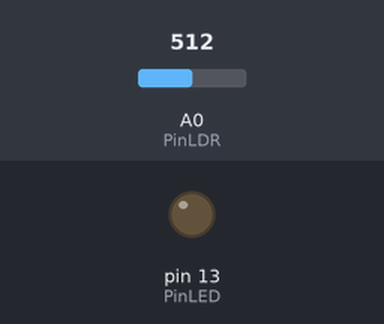
The sketch below on a simulated Arduino Uno, built with avr-gcc and run on an emulated ATmega328P. Parts: output pins drawn as LEDs (lit = HIGH). Inputs (shaded band) come from the test bench; at power-on: A0 (PinLDR) = 512. Sleep ends after the set time or at an interrupt.

Above: at 1.2 s.
1.3 s: A0 (PinLDR) set to 496
4.3 s: A0 (PinLDR) set to 471
7.3 s: A0 (PinLDR) set to 454
10.3 s: A0 (PinLDR) set to 427
13.3 s: A0 (PinLDR) set to 384
At 16.0 s:
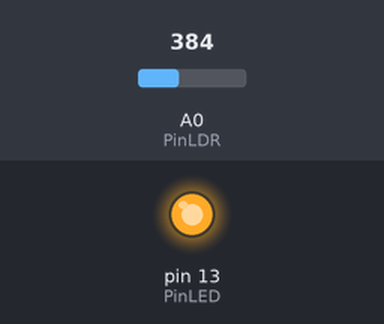
Timing chart, 0 to 17.3 s (numbered marks = the images above; inputs shaded):
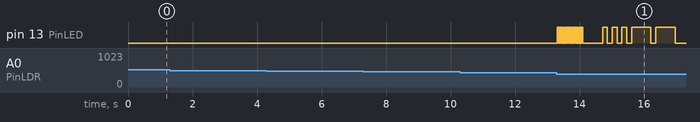

Measured:
- the behaviour switches between 397 and 396 on A0 (PinLDR) (found by bisection; images 0 and 1)

The sketch:

OpenNightCache.pde
```cpp
//****************************************************************
/*
 * NightCacheBlinker_0_6 (rhh - 30aug10)
 * Waits in Powerdown-mode for the Watchdog to expire;
 * then checks for light deviation and in case its above
 * the pos. theshhold (lamp inlluminates the photocell
 * at night) blinks the LED as an answer...
 *
 * Prototype: Arduino Pro 328 / 8MHz
 *
 * Changelog:
 * 0.2 from elmentary blinking to aimed funcionallity
 *     (photocell with 100k fixed pullup)
 * 0.3 changed fixed external pullup
 *     against switchable internal pullup of A0 (i.e. pin14)
 * 0.4 added "night-detection" to prevent circuit to be triggered
 *     by moving leaves of a tree in front of the sun (or the like...)
 *     (yes A0 really goes up above 1000
 * 0.5 changed watchdog initialisation to an understood register access
 *     sequence and added BrownOutDetection-disable while asleep
 * 0.6 Morse coded blinking added
 *
 * current consumption:
 * a) active mode:     Ea = 10mA x 500uS = 5uAS
 * b) heating up osc.: Eosc = 3.3mA x 1.11mS = 3.66uAS
 * c) powerdown time:  Epd = 27,4uA x 120ms = 3.29uAS
 * => Iav(erage) = Eges/Tperiode = (5+3.66+3.29)/0.120 = 99,6uA
 * => Tbat = Ebat/Iav = 300mAh/0.0996ma = 3010h = 126d = 4month
 */
//****************************************************************

#include <avr/sleep.h>
#include <avr/wdt.h>
// ------------------------ unfortunately missing in this version of <sleep.h>
#define sleep_bod_disable() \
do {   \
  uint8_t tempreg; \
  __asm__ __volatile__("in %[tempreg], %[mcucr]" "\n\t" \
                       "ori %[tempreg], %[bods_bodse]" "\n\t" \
                       "out %[mcucr], %[tempreg]" "\n\t" \
                       "andi %[tempreg], %[not_bodse]" "\n\t" \
                       "out %[mcucr], %[tempreg]" \
                       : [tempreg] "=&d" (tempreg) \
                       : [mcucr] "I" _SFR_IO_ADDR(MCUCR), \
                         [bods_bodse] "i" (_BV(BODS) | _BV(BODSE)), \
                         [not_bodse] "i" (~_BV(BODSE)));  \
} while (0)

// -------------- global variables
// volatile boolean wdt_expired = 1;
int PinLED=13;      // as usual...
int PinLDR=14;      // equals to A(0)
int LastLight = 0;  // MinValue...

// -------------- compilation config
#define DEBUG false
#define NIGHT_ONLY false

char GeoCode[] = "308";
char GeoCodePattern[100];

// -------------------------------- Setup Method ----------------------------
void setup(){

#if DEBUG
  Serial.begin(38400);
  Serial.println("NightCacheBlinker  0.6 (rhh, 25aug10)");
#endif

  pinMode(PinLED,OUTPUT);
  pinMode(PinLDR, INPUT);              // ... just to be shure ...
  digitalWrite(PinLDR, HIGH);          // switch on internal pullup

  wdt_mysetup(WDTO_120MS);  // [WDTO_15MS..WDTO_8S] - (15, 30, 60, 120, 250, 500, 1S, 2S, 4s, 8s)

  Text2Morse(GeoCode, GeoCodePattern);  // translate it once into morse code
}

//--------------------------------- Main-Loop -------------------------------
void loop()
{
  int Light, LightDeviation;
  bool AbruptIncrease, ReallyDark;

  Light = analogRead(0);  // reading photoresistor
  LightDeviation = LastLight - Light;

#if DEBUG
  Serial.print("L: " );
  Serial.print(Light);
  Serial.print(" - dL: " );
  Serial.println(LightDeviation);
#endif

  AbruptIncrease = LightDeviation > 30;
#if NIGHT_ONLY
  ReallyDark = LastLight > 990;
#else
  ReallyDark = true;
#endif

  if(AbruptIncrease && ReallyDark)
  {
    BlinkLed(20, 20, 20);      // ...(OnTime, OffTime, Cycles)
    Morse2Led(GeoCodePattern);
  }

#if DEBUG
  Serial.println("Sleep " );
  delay(2);               // wait until the last serial character is send
#endif

  // -------------------------- go to sleep...
  LastLight = Light;
  pinMode(PinLED,INPUT);              // set all used port to intput to save power
  pinMode(PinLDR, INPUT);             // ... just to be shure ...
  digitalWrite(PinLDR, LOW);          // switch off internal pullup
  ADCSRA &= ~(1<<ADEN);                // switch Analog to Digitalconverter OFF

  set_sleep_mode(SLEEP_MODE_PWR_DOWN);
  sleep_enable();
#if defined (__AVR_ATmega328P__)
  sleep_bod_disable();                 // disable BrownOutDetection during sleep...
#endif
  sei();

  sleep_cpu();                         // System sleeps here

  // -------------------------- wake up again...
  //cli();          // ???
  sleep_disable();                     // System continues execution here when watchdog timed out

  pinMode(PinLED,OUTPUT);             // restore all pins state
  pinMode(PinLDR, INPUT);             // ... just to be shure ...
  digitalWrite(PinLDR, HIGH);         // switch on internal pullup
  ADCSRA |= (1<<ADEN);                 // switch Analog to Digitalconverter ON
}


void wdt_mysetup(byte wdt_time) {
  byte prescaler;

  // ------------ fiddle up prescaler bits
  wdt_time %= 10;                     // [0..9] allowed
  prescaler = wdt_time & 7;           // take lower 3 bits from argument
  if (wdt_time > 7) prescaler|= (1<<WDP3);  // if wdt_time = 8 or 9: set WDP3-Bit


  // ------------ setup watchdog registers
  cli();
  wdt_reset();                // no interruption please!!!

  MCUSR &= ~(1<<WDRF);               // reset "Watchdog System Reset Flag" (no override from there...)
  WDTCSR |= (1<<WDCE) | (1<<WDE);    // ---------- start of timed sequence (doc8271_ATmega168_328_Manual.pdf|p.52)
  WDTCSR = prescaler | (1<<WDIE);    // set prescaler & "WatchDog Interrupt Mode" (NO "Reset Mode"!)
  // ---------- end of the timed sequence
  sei();

#if DEBUG
  Serial.print("wdt_mysetup: ");
  Serial.println(prescaler, BIN);
#endif
}

// Watchdog Interrupt Service / is executed when  watchdog timed out
ISR(WDT_vect) {
  //wdt_expired=1;  // meeningless, just to do something...
}

// Utility methods
void BlinkLed(int OnTime, int OffTime, int Cycles) {

  for(int i=0; i<Cycles; i++)
  {
    digitalWrite(PinLED,1);
    delay(OnTime);          // just long enough to make it visible
    digitalWrite(PinLED,0);
    delay(OffTime);
  }
}

void Morse2Led(char *pattern)
{
  // -------------- Morse timing
  int di = 150;    // short
  int da = 4*di;   // org: 3*di // long
  int Pause = di;
  int CharPause = da;
  int WordPause = 7*di;

  int i;

  delay(CharPause);

  for(i=0; i<strlen(pattern); i++)
  {
    if(pattern[i] == '-')
    {
      digitalWrite(PinLED,1);
      delay(da);
      digitalWrite(PinLED,0);
      delay(Pause);
    }
    else if(pattern[i] == '.')
    {
      digitalWrite(PinLED,1);
      delay(di);
      digitalWrite(PinLED,0);
      delay(Pause);
    }
    else
    {
      delay(CharPause);
    }
  }
}

void Text2Morse(char *text, char *pattern)
{
  pattern[0] = '\0';

  // '.' -> short, '-' -> long, ' ' -> char-pause
  char* MorseCode[] = {
    ".- ", "-... ", "-.-. ", "-.. ", ". ", "..-. ", "--. ", ".... ", ".. ", ". --- ",        // "ABCDEFGHIJ"
    "-.- ", ".-.. ", "-- ", "-. ", "--- ", ".--. ", "--.- ", ".-. ", "... ", "- ",           // "KLMNOPQRST"
    "..- ", "...- ", ".-- ", "-..- ", "-.-- ", "--.. ", "----- ", ".−−−− ","..−−− ",      // "UVWXYZ012"
    "...-- ","....- ","..... ","-.... ","--... ","---.. ","----. ", ".-.-.- ", "--..-- ",    // "3456789.,"
    "---... ", "-.-.-. ", "..--.. ", "-....- ", "-.--. ", "-.--.- ", "-...- ", ".-.-. ",     // ":;?-()=+"
    "-..-. ", ".--.-. ", "..--.- "  };                                                         // "/@_"
  char Letter[] = {
    "ABCDEFGHIJKLMNOPQRSTUVWXYZ0123456789.,:;?-()=+/@"  }; // ÅÄÈÉÖÜßCHÑ.,:;?-()\"=+/@"    };

  int i,j;

  for(i=0; text[i]>0; i++)  // for every char of text[]
  {
    // search letter
    for(j=0; Letter[j]>0 ; j++)
    {
      if(text[i] == Letter[j]){         // letter found!
        strcat(pattern, MorseCode[j]);  // append corresponding pattern
      }
    }
  }
}
```
